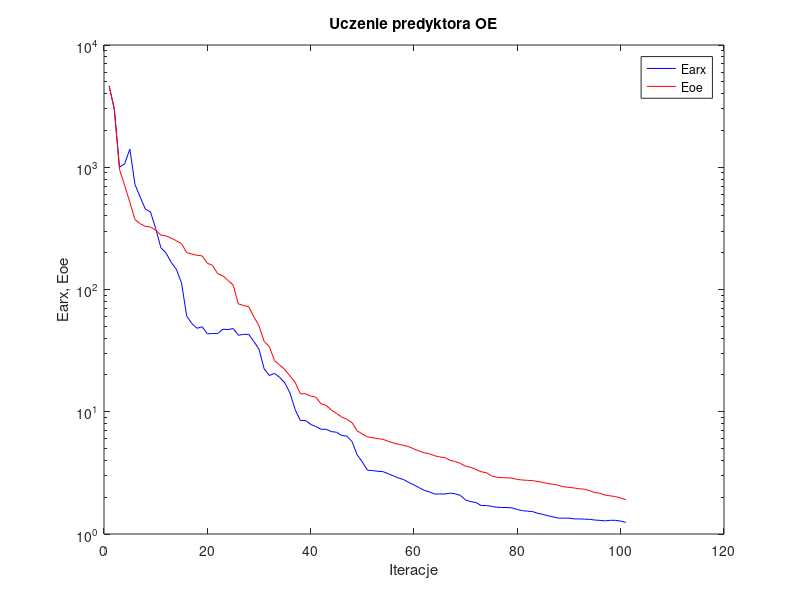
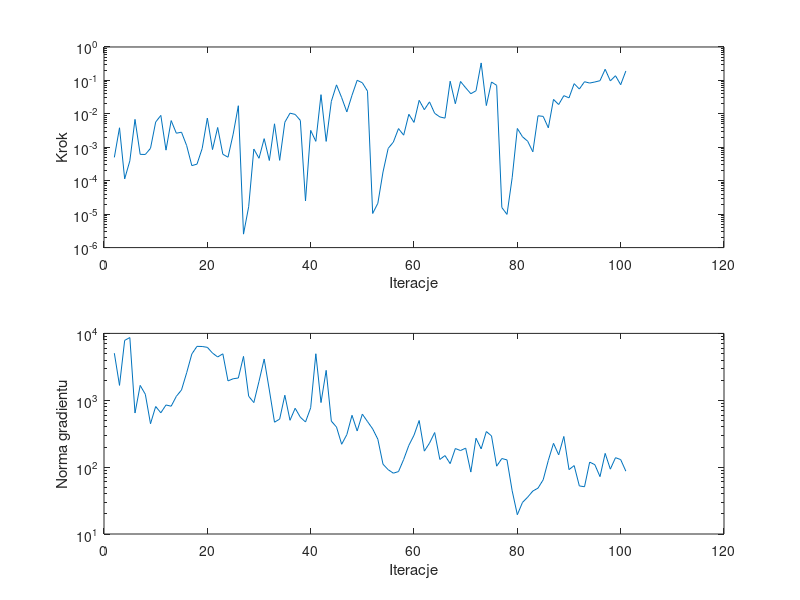

MATLAB code to generate these figures, in order:
%uczenie predyktora oe
clear all;
n=0; farx(n+1)=4.577528e+003; foe(n+1)=4.651011e+003; wspucz(n+1)=0.000000e+000; ng(n+1)=0.000000e+000;
%odnowa zmiennej metryki
n=1; farx(n+1)=3.004623e+003; foe(n+1)=2.958513e+003; krok(n+1)=4.988661e-004; ng(n+1)=5.056871e+003;
n=2; farx(n+1)=1.001938e+003; foe(n+1)=9.590094e+002; krok(n+1)=3.830473e-003; ng(n+1)=1.669339e+003;
n=3; farx(n+1)=1.068224e+003; foe(n+1)=7.080140e+002; krok(n+1)=1.133097e-004; ng(n+1)=7.860683e+003;
n=4; farx(n+1)=1.408253e+003; foe(n+1)=5.171358e+002; krok(n+1)=3.927263e-004; ng(n+1)=8.661410e+003;
n=5; farx(n+1)=7.217770e+002; foe(n+1)=3.730023e+002; krok(n+1)=6.832794e-003; ng(n+1)=6.447802e+002;
n=6; farx(n+1)=5.700819e+002; foe(n+1)=3.456294e+002; krok(n+1)=6.145526e-004; ng(n+1)=1.668368e+003;
n=7; farx(n+1)=4.550003e+002; foe(n+1)=3.283603e+002; krok(n+1)=6.100243e-004; ng(n+1)=1.228576e+003;
n=8; farx(n+1)=4.301462e+002; foe(n+1)=3.242788e+002; krok(n+1)=9.317073e-004; ng(n+1)=4.455214e+002;
n=9; farx(n+1)=3.158949e+002; foe(n+1)=3.059491e+002; krok(n+1)=5.680993e-003; ng(n+1)=8.061233e+002;
n=10; farx(n+1)=2.198917e+002; foe(n+1)=2.789832e+002; krok(n+1)=8.996953e-003; ng(n+1)=6.497701e+002;
n=11; farx(n+1)=1.992215e+002; foe(n+1)=2.746125e+002; krok(n+1)=8.216032e-004; ng(n+1)=8.502548e+002;
n=12; farx(n+1)=1.668633e+002; foe(n+1)=2.633721e+002; krok(n+1)=6.293742e-003; ng(n+1)=8.148987e+002;
n=13; farx(n+1)=1.464618e+002; foe(n+1)=2.505835e+002; krok(n+1)=2.634602e-003; ng(n+1)=1.144347e+003;
n=14; farx(n+1)=1.133685e+002; foe(n+1)=2.373297e+002; krok(n+1)=2.827577e-003; ng(n+1)=1.425378e+003;
n=15; farx(n+1)=6.075495e+001; foe(n+1)=2.007344e+002; krok(n+1)=1.120856e-003; ng(n+1)=2.581350e+003;
n=16; farx(n+1)=5.258929e+001; foe(n+1)=1.949922e+002; krok(n+1)=2.826636e-004; ng(n+1)=4.922763e+003;
n=17; farx(n+1)=4.815758e+001; foe(n+1)=1.906233e+002; krok(n+1)=3.138794e-004; ng(n+1)=6.399617e+003;
n=18; farx(n+1)=4.958773e+001; foe(n+1)=1.883268e+002; krok(n+1)=9.192772e-004; ng(n+1)=6.369180e+003;
n=19; farx(n+1)=4.339145e+001; foe(n+1)=1.641148e+002; krok(n+1)=7.479896e-003; ng(n+1)=6.187090e+003;
n=20; farx(n+1)=4.362631e+001; foe(n+1)=1.574410e+002; krok(n+1)=8.540993e-004; ng(n+1)=5.079342e+003;
n=21; farx(n+1)=4.360046e+001; foe(n+1)=1.347615e+002; krok(n+1)=3.912002e-003; ng(n+1)=4.441616e+003;
n=22; farx(n+1)=4.728617e+001; foe(n+1)=1.293197e+002; krok(n+1)=6.190058e-004; ng(n+1)=4.949755e+003;
n=23; farx(n+1)=4.703957e+001; foe(n+1)=1.186959e+002; krok(n+1)=5.047515e-004; ng(n+1)=1.947613e+003;
n=24; farx(n+1)=4.796662e+001; foe(n+1)=1.087314e+002; krok(n+1)=2.478671e-003; ng(n+1)=2.096558e+003;
n=25; farx(n+1)=4.224857e+001; foe(n+1)=7.637260e+001; krok(n+1)=1.750226e-002; ng(n+1)=2.152586e+003;
%odnowa zmiennej metryki
n=26; farx(n+1)=4.293087e+001; foe(n+1)=7.387147e+001; krok(n+1)=2.527819e-006; ng(n+1)=4.530522e+003;
n=27; farx(n+1)=4.296170e+001; foe(n+1)=7.254627e+001; krok(n+1)=1.666649e-005; ng(n+1)=1.149639e+003;
n=28; farx(n+1)=3.759338e+001; foe(n+1)=5.976116e+001; krok(n+1)=8.874855e-004; ng(n+1)=9.231081e+002;
n=29; farx(n+1)=3.248039e+001; foe(n+1)=5.056400e+001; krok(n+1)=4.689376e-004; ng(n+1)=1.917230e+003;
n=30; farx(n+1)=2.241450e+001; foe(n+1)=3.757631e+001; krok(n+1)=1.812955e-003; ng(n+1)=4.137281e+003;
n=31; farx(n+1)=1.979981e+001; foe(n+1)=3.413765e+001; krok(n+1)=4.029366e-004; ng(n+1)=1.422735e+003;
n=32; farx(n+1)=2.059809e+001; foe(n+1)=2.621832e+001; krok(n+1)=5.038654e-003; ng(n+1)=4.698336e+002;
n=33; farx(n+1)=1.908801e+001; foe(n+1)=2.410420e+001; krok(n+1)=4.066412e-004; ng(n+1)=5.230996e+002;
n=34; farx(n+1)=1.722574e+001; foe(n+1)=2.214951e+001; krok(n+1)=5.608324e-003; ng(n+1)=1.189472e+003;
n=35; farx(n+1)=1.422051e+001; foe(n+1)=1.961560e+001; krok(n+1)=1.048329e-002; ng(n+1)=5.018377e+002;
n=36; farx(n+1)=1.041002e+001; foe(n+1)=1.738663e+001; krok(n+1)=9.625525e-003; ng(n+1)=7.589158e+002;
n=37; farx(n+1)=8.489946e+000; foe(n+1)=1.403968e+001; krok(n+1)=6.373334e-003; ng(n+1)=5.579154e+002;
n=38; farx(n+1)=8.487918e+000; foe(n+1)=1.403799e+001; krok(n+1)=2.490114e-005; ng(n+1)=4.730866e+002;
n=39; farx(n+1)=7.884962e+000; foe(n+1)=1.344227e+001; krok(n+1)=3.201476e-003; ng(n+1)=7.714990e+002;
n=40; farx(n+1)=7.568734e+000; foe(n+1)=1.313115e+001; krok(n+1)=1.505777e-003; ng(n+1)=4.958714e+003;
n=41; farx(n+1)=7.190980e+000; foe(n+1)=1.162818e+001; krok(n+1)=3.750153e-002; ng(n+1)=9.237432e+002;
n=42; farx(n+1)=7.189343e+000; foe(n+1)=1.128800e+001; krok(n+1)=1.499941e-003; ng(n+1)=2.801388e+003;
n=43; farx(n+1)=6.878377e+000; foe(n+1)=1.034794e+001; krok(n+1)=2.366211e-002; ng(n+1)=4.877393e+002;
n=44; farx(n+1)=6.801479e+000; foe(n+1)=9.701910e+000; krok(n+1)=7.361186e-002; ng(n+1)=3.975974e+002;
n=45; farx(n+1)=6.409854e+000; foe(n+1)=9.059423e+000; krok(n+1)=3.052860e-002; ng(n+1)=2.198257e+002;
n=46; farx(n+1)=6.314213e+000; foe(n+1)=8.669495e+000; krok(n+1)=1.142218e-002; ng(n+1)=3.063906e+002;
n=47; farx(n+1)=5.708135e+000; foe(n+1)=8.151460e+000; krok(n+1)=3.586741e-002; ng(n+1)=5.961729e+002;
n=48; farx(n+1)=4.439497e+000; foe(n+1)=6.979272e+000; krok(n+1)=1.008497e-001; ng(n+1)=3.473308e+002;
n=49; farx(n+1)=3.882988e+000; foe(n+1)=6.579040e+000; krok(n+1)=8.512166e-002; ng(n+1)=6.202360e+002;
n=50; farx(n+1)=3.326503e+000; foe(n+1)=6.217269e+000; krok(n+1)=4.773765e-002; ng(n+1)=4.804134e+002;
%odnowa zmiennej metryki
n=51; farx(n+1)=3.300821e+000; foe(n+1)=6.123402e+000; krok(n+1)=1.048504e-005; ng(n+1)=3.732188e+002;
n=52; farx(n+1)=3.257935e+000; foe(n+1)=6.038945e+000; krok(n+1)=2.114892e-005; ng(n+1)=2.616444e+002;
n=53; farx(n+1)=3.236293e+000; foe(n+1)=5.940271e+000; krok(n+1)=1.821736e-004; ng(n+1)=1.105853e+002;
n=54; farx(n+1)=3.113200e+000; foe(n+1)=5.735457e+000; krok(n+1)=9.261564e-004; ng(n+1)=9.161390e+001;
n=55; farx(n+1)=2.993212e+000; foe(n+1)=5.561407e+000; krok(n+1)=1.427772e-003; ng(n+1)=8.120379e+001;
n=56; farx(n+1)=2.869641e+000; foe(n+1)=5.420107e+000; krok(n+1)=3.625910e-003; ng(n+1)=8.581103e+001;
n=57; farx(n+1)=2.787052e+000; foe(n+1)=5.317688e+000; krok(n+1)=2.304922e-003; ng(n+1)=1.303307e+002;
n=58; farx(n+1)=2.635742e+000; foe(n+1)=5.173769e+000; krok(n+1)=9.707132e-003; ng(n+1)=2.114824e+002;
n=59; farx(n+1)=2.520598e+000; foe(n+1)=4.959481e+000; krok(n+1)=5.548179e-003; ng(n+1)=3.001629e+002;
n=60; farx(n+1)=2.393901e+000; foe(n+1)=4.768201e+000; krok(n+1)=2.541206e-002; ng(n+1)=4.981622e+002;
n=61; farx(n+1)=2.274049e+000; foe(n+1)=4.615067e+000; krok(n+1)=1.333847e-002; ng(n+1)=1.735771e+002;
n=62; farx(n+1)=2.206128e+000; foe(n+1)=4.526972e+000; krok(n+1)=2.284436e-002; ng(n+1)=2.283798e+002;
n=63; farx(n+1)=2.121542e+000; foe(n+1)=4.366012e+000; krok(n+1)=1.038090e-002; ng(n+1)=3.291438e+002;
n=64; farx(n+1)=2.126289e+000; foe(n+1)=4.266643e+000; krok(n+1)=8.085176e-003; ng(n+1)=1.302755e+002;
n=65; farx(n+1)=2.125670e+000; foe(n+1)=4.216867e+000; krok(n+1)=7.442795e-003; ng(n+1)=1.488924e+002;
n=66; farx(n+1)=2.159190e+000; foe(n+1)=4.002680e+000; krok(n+1)=9.464413e-002; ng(n+1)=1.128330e+002;
n=67; farx(n+1)=2.131184e+000; foe(n+1)=3.917976e+000; krok(n+1)=2.008899e-002; ng(n+1)=1.897705e+002;
n=68; farx(n+1)=2.066801e+000; foe(n+1)=3.774963e+000; krok(n+1)=9.282613e-002; ng(n+1)=1.770332e+002;
n=69; farx(n+1)=1.893544e+000; foe(n+1)=3.579438e+000; krok(n+1)=6.024636e-002; ng(n+1)=1.923082e+002;
n=70; farx(n+1)=1.840695e+000; foe(n+1)=3.510523e+000; krok(n+1)=4.000365e-002; ng(n+1)=8.435834e+001;
n=71; farx(n+1)=1.808203e+000; foe(n+1)=3.369861e+000; krok(n+1)=4.904612e-002; ng(n+1)=2.705759e+002;
n=72; farx(n+1)=1.711009e+000; foe(n+1)=3.226818e+000; krok(n+1)=3.337297e-001; ng(n+1)=1.875939e+002;
n=73; farx(n+1)=1.709155e+000; foe(n+1)=3.176586e+000; krok(n+1)=1.771116e-002; ng(n+1)=3.404935e+002;
n=74; farx(n+1)=1.684860e+000; foe(n+1)=2.990013e+000; krok(n+1)=8.973423e-002; ng(n+1)=2.931714e+002;
n=75; farx(n+1)=1.654741e+000; foe(n+1)=2.913282e+000; krok(n+1)=7.113068e-002; ng(n+1)=1.033778e+002;
%odnowa zmiennej metryki
n=76; farx(n+1)=1.649099e+000; foe(n+1)=2.892054e+000; krok(n+1)=1.580519e-005; ng(n+1)=1.345046e+002;
n=77; farx(n+1)=1.646086e+000; foe(n+1)=2.881590e+000; krok(n+1)=9.841122e-006; ng(n+1)=1.282780e+002;
n=78; farx(n+1)=1.636562e+000; foe(n+1)=2.867001e+000; krok(n+1)=1.228179e-004; ng(n+1)=4.425578e+001;
n=79; farx(n+1)=1.584724e+000; foe(n+1)=2.792878e+000; krok(n+1)=3.657312e-003; ng(n+1)=1.942715e+001;
n=80; farx(n+1)=1.552006e+000; foe(n+1)=2.764656e+000; krok(n+1)=2.063134e-003; ng(n+1)=2.968996e+001;
n=81; farx(n+1)=1.537368e+000; foe(n+1)=2.747588e+000; krok(n+1)=1.520298e-003; ng(n+1)=3.556937e+001;
n=82; farx(n+1)=1.523002e+000; foe(n+1)=2.731003e+000; krok(n+1)=7.315478e-004; ng(n+1)=4.392457e+001;
n=83; farx(n+1)=1.475458e+000; foe(n+1)=2.686266e+000; krok(n+1)=8.751130e-003; ng(n+1)=4.853133e+001;
n=84; farx(n+1)=1.445442e+000; foe(n+1)=2.638690e+000; krok(n+1)=8.403478e-003; ng(n+1)=6.464171e+001;
n=85; farx(n+1)=1.407354e+000; foe(n+1)=2.581663e+000; krok(n+1)=3.816075e-003; ng(n+1)=1.264100e+002;
n=86; farx(n+1)=1.378721e+000; foe(n+1)=2.548237e+000; krok(n+1)=2.702970e-002; ng(n+1)=2.269094e+002;
n=87; farx(n+1)=1.347887e+000; foe(n+1)=2.499160e+000; krok(n+1)=1.899071e-002; ng(n+1)=1.527005e+002;
n=88; farx(n+1)=1.348309e+000; foe(n+1)=2.429384e+000; krok(n+1)=3.500452e-002; ng(n+1)=2.875248e+002;
n=89; farx(n+1)=1.348571e+000; foe(n+1)=2.409903e+000; krok(n+1)=3.012318e-002; ng(n+1)=9.184525e+001;
n=90; farx(n+1)=1.329015e+000; foe(n+1)=2.378695e+000; krok(n+1)=8.005809e-002; ng(n+1)=1.054251e+002;
n=91; farx(n+1)=1.328776e+000; foe(n+1)=2.345682e+000; krok(n+1)=5.524306e-002; ng(n+1)=5.237596e+001;
n=92; farx(n+1)=1.322333e+000; foe(n+1)=2.326562e+000; krok(n+1)=9.137743e-002; ng(n+1)=5.087906e+001;
n=93; farx(n+1)=1.317478e+000; foe(n+1)=2.258396e+000; krok(n+1)=8.343059e-002; ng(n+1)=1.188485e+002;
n=94; farx(n+1)=1.301388e+000; foe(n+1)=2.184296e+000; krok(n+1)=8.973318e-002; ng(n+1)=1.088531e+002;
n=95; farx(n+1)=1.292508e+000; foe(n+1)=2.152003e+000; krok(n+1)=9.809225e-002; ng(n+1)=7.212509e+001;
n=96; farx(n+1)=1.281367e+000; foe(n+1)=2.080815e+000; krok(n+1)=2.153023e-001; ng(n+1)=1.605477e+002;
n=97; farx(n+1)=1.294525e+000; foe(n+1)=2.051507e+000; krok(n+1)=9.676700e-002; ng(n+1)=9.330537e+001;
n=98; farx(n+1)=1.293669e+000; foe(n+1)=2.022961e+000; krok(n+1)=1.380129e-001; ng(n+1)=1.384652e+002;
n=99; farx(n+1)=1.274889e+000; foe(n+1)=1.969672e+000; krok(n+1)=7.439358e-002; ng(n+1)=1.297252e+002;
n=100; farx(n+1)=1.243338e+000; foe(n+1)=1.905895e+000; krok(n+1)=1.907753e-001; ng(n+1)=8.704527e+001;

figure; semilogy(farx,'b'); hold on; semilogy(foe,'r'); xlabel('Iteracje'); ylabel('Earx, Eoe'); legend('Earx','Eoe'); title('Uczenie predyktora OE');
figure; subplot(2,1,1); semilogy(krok); xlabel('Iteracje'); ylabel('Krok');
subplot(2,1,2); semilogy(ng); xlabel('Iteracje'); ylabel('Norma gradientu');
Earx=farx(n+1)
Eoe=foe(n+1)
